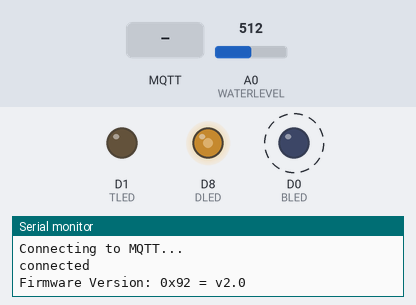
Recording of a sketch running on a simulated ESP8266 (NodeMCU). On the bench: output pins drawn as LEDs (lit = HIGH), the last lines printed to the serial monitor. Dashed ring = blinking. The test bench sets the inputs (shaded band); at power-on: A0 (WATERLEVEL) = 512. WiFi joins after 1.5 s; servers stay silent unless stated; no MQTT or app messages arrive unless stated.

Above: at 2.8 s.
2.9 s: MQTT message "5" arrives on the first subscribed topic
At 4.5 s:
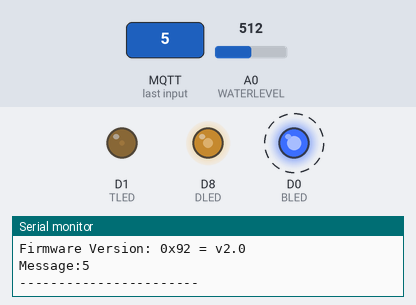
5.9 s: A0 (WATERLEVEL) set to 716
At 8.5 s:
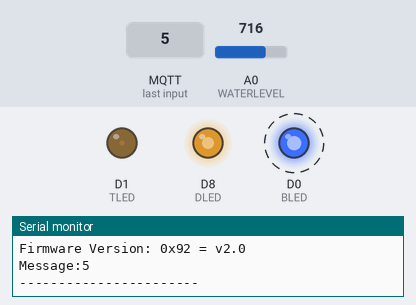
8.9 s: MQTT message "90" arrives on the first subscribed topic
At 10.5 s:
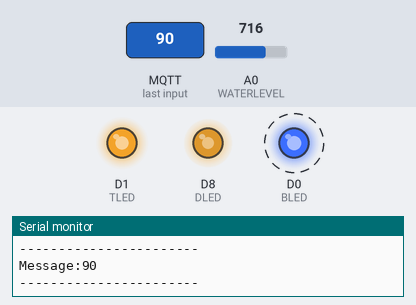
11.9 s: A0 (WATERLEVEL) set to 900
At 12.2 s:
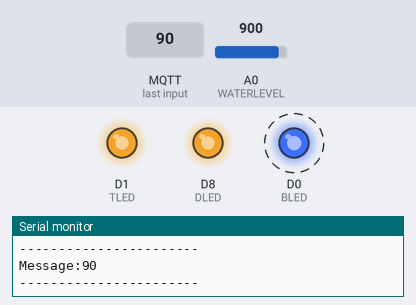
14.9 s: MQTT message "1" arrives on the first subscribed topic
At 16.1 s:
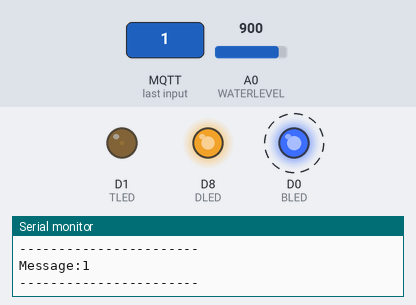
17.9 s: MQTT message "0" arrives on the first subscribed topic
At 18.6 s:
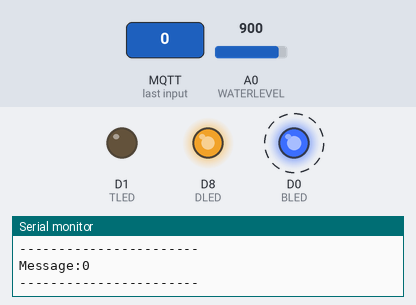
Timing chart, 0 to 21.9 s (numbered marks = the images above; inputs shaded):
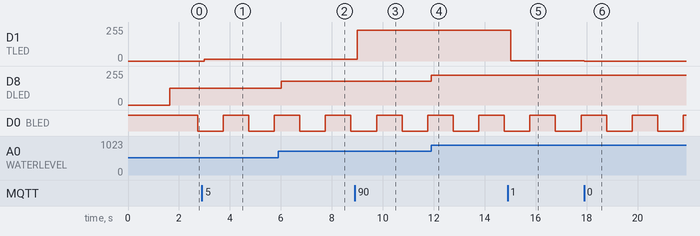

The sketch:

MQTT-tub.ino
```cpp
#include <SPI.h>
#include <ESP8266WiFi.h>
#include <PubSubClient.h>
#include <MFRC522.h>

#define WATERLEVEL A0
#define TLED D1
#define DLED D8
#define BLED D0

MFRC522 mfrc522(D4, D3);
const char* ssid = "YOUR SSID";
const char* password =  "YOUR PASSWORD";
const char* mqtt_server = "192.168.1.106";
const int mqtt_port = 1883;
int temperature=0;
int depth =0;
WiFiClient espClient;
PubSubClient client(espClient);

void setup() {
  pinMode( TLED, OUTPUT);
  pinMode( DLED, OUTPUT);
  pinMode( BLED, OUTPUT);
  digitalWrite(BLED, HIGH);
  digitalWrite(DLED, LOW);
  pinMode( WATERLEVEL, INPUT);
  Serial.begin(115200);
  while(!Serial);
  Serial.setDebugOutput(false);
  Serial.println();
  Serial.println();
  WiFi.begin(ssid, password);
  WiFi.mode(WIFI_STA);
  while (WiFi.status() != WL_CONNECTED)
  {
    delay(500);
    Serial.println("Connecting to WiFi..");
  }
    Serial.print("Connected to WiFi :");
  Serial.println(WiFi.SSID());

    client.setServer(mqtt_server, mqtt_port);

  client.setCallback(MQTTcallback);
  while (!client.connected())
  {
    Serial.println("Connecting to MQTT...");
    if (client.connect("ESP8266","node","1"))
    {
      Serial.println("connected");
    }
    else
    {
      Serial.print("failed with state ");
      Serial.println(client.state());
      delay(2000);
    }
  }
  client.subscribe("tempDepth");


  analogWriteRange(100);

  SPI.begin();
  mfrc522.PCD_Init();
  mfrc522.PCD_DumpVersionToSerial();

}


void MQTTcallback(char* topic, byte* payload, unsigned int leng)
{
  Serial.print("Message:");
  bool temp = false;
  String tempera = "";
  String depptt ="";
  char sep = 'm';
  for (int i = 0; i < leng; i++)
  {
    if ((char)payload[i] != sep && temp == false){
      tempera = tempera + (char)payload[i];
    }

    else if ((char)payload[i] == sep && temp == false){
      temp = true;
    }
    else if ((char)payload[i] != sep && temp == true){

      depptt = depptt + (char)payload[i];

    }

  }
  temperature =tempera.toInt();
  depth = depptt.toInt();
  Serial.print(tempera);
  Serial.print(" ");
  Serial.print(depptt);
  analogWrite(TLED, temperature);
  Serial.println();
  Serial.println("-----------------------");
}

void array_to_string(byte array[], unsigned int len, char buffer[])
{
   for (unsigned int i = 0; i < len; i++)
   {
      byte nib1 = (array[i] >> 4) & 0x0F;
      byte nib2 = (array[i] >> 0) & 0x0F;
      buffer[i*2+0] = nib1  < 0xA ? '0' + nib1  : 'A' + nib1  - 0xA;
      buffer[i*2+1] = nib2  < 0xA ? '0' + nib2  : 'A' + nib2  - 0xA;
   }
   buffer[len*2] = '\0';
}

//byte readCard[5];
int waterValue = 0;
unsigned long previousMillis = 0;
const long interval = 1000;
int ledState = LOW;
void loop() {
   unsigned long currentMillis = millis();
  client.loop();
  if (mfrc522.PICC_IsNewCardPresent()){
    if(mfrc522.PICC_ReadCardSerial()){
      Serial.println(">>RFID TAG UID:");
      for (byte i =0; i < mfrc522.uid.size; ++i){
//        readCard[i] = mfrc522.uid.uidByte[i];
        Serial.print(mfrc522.uid.uidByte[i] , HEX);

        Serial.print(" ");
      }

      char str[32] = "";
       array_to_string(mfrc522.uid.uidByte, 4, str);
       mfrc522.PICC_HaltA();
      client.publish("rfid",str);
      Serial.println("published");
      delay(1000);
  }
  else;
  client.loop();

  }
  else{
  waterValue = analogRead(WATERLEVEL);
  waterValue = map(waterValue, 0, 1023, 0, 100);
//  Serial.println(waterValue);
//  int depthValue= map(waterValue, 0, 100, 0, 50);
  analogWrite(DLED, waterValue);

  delay(100);
//  Serial.println(depth);
//  Serial.println(temperature);
//  Serial.println(waterValue);
  int maxi;
  int mini;
  if (waterValue < depth){
    maxi = depth;
    mini = waterValue;
  }
   else{
    maxi = waterValue;
    mini = depth;
   }
  if((maxi-mini) > 10){
        if (currentMillis - previousMillis >= interval) {
          previousMillis = currentMillis;
          if (ledState == LOW) {
            ledState = HIGH;
          } else {
            ledState = LOW;
          }
          digitalWrite(BLED, ledState);
//          Serial.println(ledState);
        }

  }
  }
}
```

Measured:
- after the input at 2.9 s, D1 (TLED): 0/255 → 12/255 after 0.08 s
- after the input at 5.9 s, D8 (DLED): 127/255 → 178/255 after 0.12 s
- after the input at 8.9 s, D1 (TLED): 12/255 → 229/255 after 0.10 s
- after the input at 11.9 s, D8 (DLED): 178/255 → 224/255 at once
- after the input at 14.9 s, D1 (TLED): 229/255 → 2/255 after 0.12 s
- after the input at 17.9 s, D1 (TLED): 2/255 → 0/255 at once
- by itself, D0 (BLED): alternates HIGH for 1.0 s and LOW for 1.0 s
